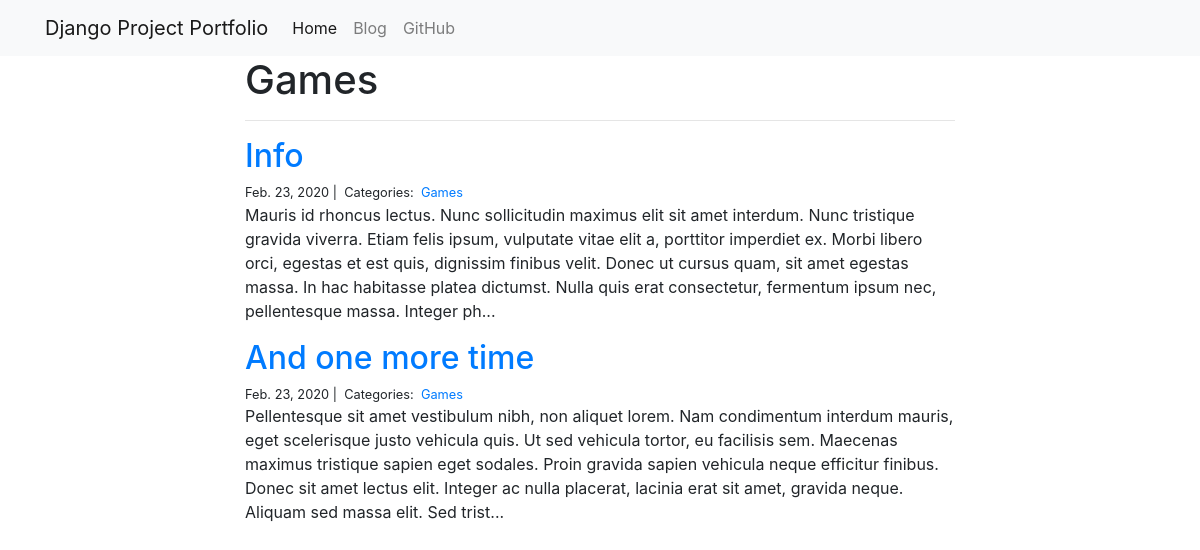
The page /blog/Games/ on the database its author committed.
### blog/models.py (models this page shows)
class Category(models.Model):
    name = models.CharField(max_length=20)

class Post(models.Model):
    title = models.CharField(max_length=255)
    body = models.TextField()
    created_on = models.DateTimeField(auto_now_add=True)
    last_modified = models
    categories = models.ManyToManyField('Category', related_name='posts')

### blog/views.py (the view)
# urls.py: path("<category>/", views.blog_category, name="blog_category"),
def blog_category(request, category):
    posts = Post.objects.filter(
        categories__name__contains=category
    ).order_by(
        '-created_on'
    )
    context = {
        "category": category,
        "posts": posts
    }
    return render(request, "blog_category.html", context)

### blog/templates/blog_category.html
{% extends "base.html" %}
{% block page_content %}
<div class="col-md-8 offset-md-2">
    <h1>{{ category | title }}</h1>
    <hr>
    {% for post in posts %}
        <h2><a href="{% url 'blog_detail' post.pk%}">{{ post.title }}</a></h2>
        <small>
            {{ post.created_on.date }} |&nbsp;
            Categories:&nbsp;
            {% for category in post.categories.all %}
            <a href="{% url 'blog_category' category.name %}">
                {{ category.name }}
            </a>&nbsp;
            {% endfor %}
        </small>
        <p>{{ post.body | slice:":400" }}...</p>
    {% endfor %}
</div>
{% endblock %}

### rows shown on the page
Category: name "Games"
Post: title "Info", created_on "Feb. 23, 2020", body "Mauris id rhoncus lectus. Nunc sollicitudin maximus elit sit amet interdum. Nunc tristique gravida viverra. Etiam felis ipsum, vulputate vitae elit a, porttitor imperdiet ex. Morbi libero orci, egestas et est quis, dignissim finibus velit. Donec ut cursus quam, sit amet egestas massa. In hac habitasse platea dictumst. Nulla quis erat consectetur, fermentum ipsum nec, pellentesque massa. Integer ph"
Post: title "And one more time", created_on "Feb. 23, 2020", body "Pellentesque sit amet vestibulum nibh, non aliquet lorem. Nam condimentum interdum mauris, eget scelerisque justo vehicula quis. Ut sed vehicula tortor, eu facilisis sem. Maecenas maximus tristique sapien eget sodales. Proin gravida sapien vehicula neque efficitur finibus. Donec sit amet lectus elit. Integer ac nulla placerat, lacinia erat sit amet, gravida neque. Aliquam sed massa elit. Sed trist"
